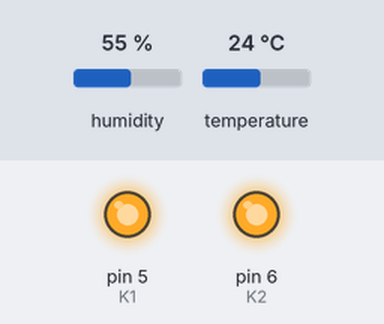
This sketch was run on a simulated Arduino Mega 2560, built with avr-gcc and run on an emulated ATmega2560. On the bench: output pins drawn as LEDs (lit = HIGH). The test bench sets the inputs (shaded band); at power-on: humidity 55 %, temperature 24 °C. What the sketch prints to the serial monitor is not drawn.

Above: at 6.2 s.
6.3 s: humidity set to 58 %
At 10.6 s:
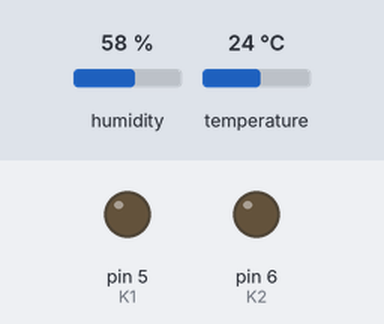
12.0 s: humidity set to 22 %
At 15.9 s:
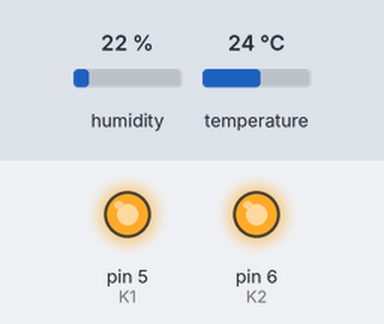
17.7 s: humidity set to 68 %
At 20.4 s:
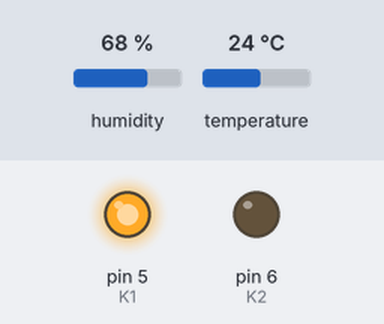
Timing chart, 0 to 22.0 s (numbered marks = the images above; inputs shaded):
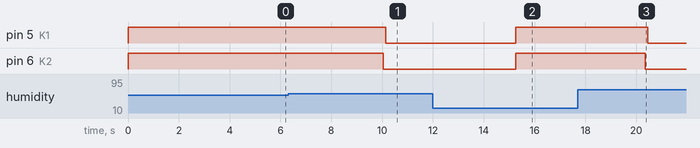

Measured:
- the behaviour switches between 56 and 57 % on humidity (found by bisection; images 0 and 1)
- after the input at 6.3 s, pin 5 (K1): HIGH → LOW after 3.8 s; pin 6 (K2): HIGH → LOW after 3.7 s
- after the input at 12.0 s, pin 5 (K1), pin 6 (K2): LOW → HIGH after 3.3 s
- after the input at 17.7 s, pin 5 (K1): HIGH → LOW after 2.8 s; pin 6 (K2): HIGH → LOW after 2.7 s

The sketch:

shofanduino2_dht11.ino
```cpp
// (licence header left out)
#include <dht11.h> // see above for URLs
#include <runningmedian.h>

#define DHT11_PIN 23

// consts for controlling relays
const int K1 = 5;
const int K2 = 6;
const int milliseconds_switch_delay = 100;
const int NormallyConnected = HIGH;
const int NormallyOpen = LOW;
typedef enum {FAN_OFF, FAN_NOCHANGE, FAN_ON};

// DHT consts/variables
dht11 DHT11;

// consts/variables for humidity sensor and averages etc.
const int sensorPin = A0;    // select the input pin for the potentiometer
const int milliseconds_sleep = 5000;
const float min_humidity_diff= 10.0; // RH %
const float max_humidity = 100.0; // needed because we add min_humidity_diff

RunningMedian samples = RunningMedian(5);

const float thresholdHighRatio = 8.0f;
const float thresholdLowRatio = 16.0f;
float thresholdLow = 0.0;
float thresholdHigh = 0.0;
float env_min = 0.0;
float env_max = 0.0;
float humidity = 0.0;
float temperature = 0.0;
float on_off = 0;

// variables for decay
 // number of seconds after which the difference between the humidity and the max envelope should have been halved.
const float p_halflife_max = 604800.0;
//const float p_halflife_min = 86400.0; // same for the min envelope. This is shorter because it needs to change faster.
const float p_halflife_min = 43200.0; // same for the min envelope. This is shorter because it needs to change faster.
float env_max_decay = 0.0;
float env_min_decay = 0.0;

// variables to decide the state of the fan
int state = FAN_OFF; // action to take, based on sensor reading

void getValues() {
  // The sensor can only be read from every 1-2s, and requires a minimum
  // 2s warm-up after power-on.
  delay(milliseconds_sleep);

#ifdef USE_DHT22
  DHT22_ERROR_t errorCode = myDHT22.readData();
  humidity = myDHT22.getHumidity();
  temperature = myDHT22.getTemperatureC();
#else
  int errorCode = DHT11.read(DHT11_PIN);
  humidity = DHT11.humidity;
  temperature = DHT11.temperature;
#endif

  // clamp humidity
  humidity = max(humidity, 0);
  humidity = min(humidity, 100);
  samples.add(humidity);
  humidity = samples.getMedian();

  switch(errorCode) {
#ifdef USE_DHT22
  case DHT_ERROR_NONE:
    break;
  case DHT_ERROR_CHECKSUM:
    Serial.print("E: checksum ");
    Serial.print(myDHT22._lastCheckSum);
    Serial.print(" != ");
    Serial.print(myDHT22._lastExpectedCheckSum);
    Serial.print(". ");
    Serial.print(temperature);
    Serial.print("C ");
    Serial.print(humidity);
    Serial.println("%. Are you really sure you set the clock to 8Mhz?");
    break;
  case DHT_BUS_HUNG:
    Serial.println("E: BUS Hung");
    break;
  case DHT_ERROR_NOT_PRESENT:
    Serial.println("E: Sensor not found");
    break;
  case DHT_ERROR_ACK_TOO_LONG:
    Serial.println("E: ACK time out");
    break;
  case DHT_ERROR_SYNC_TIMEOUT:
    Serial.println("E: Sync Timeout");
    break;
  case DHT_ERROR_DATA_TIMEOUT:
    Serial.println("E: Data Timeout");
    break;
  case DHT_ERROR_TOOQUICK:
    Serial.println("E: Polled to quick");
    break;
#else
  case DHTLIB_OK:
    break;
  case DHTLIB_ERROR_CHECKSUM:
    Serial.println("E: Checksum error");
    break;
  case DHTLIB_ERROR_TIMEOUT:
    Serial.println("E: timeout");
    break;
  default:
    Serial.println("E: unknown error");
    break;
#endif
  }
}

void setup() {
  Serial.begin(9600);

  // set relays to normally connected
  pinMode(K1, OUTPUT);
  pinMode(K2, OUTPUT);
  digitalWrite(K1, NormallyConnected);
  digitalWrite(K2, NormallyConnected);

  Serial.println("DHT11 temperature/humidity. Did you set the clock to 8Mhz?");

  // initialize sensor
  pinMode(sensorPin, INPUT);
  getValues();
  env_min = humidity;
  env_max = humidity + min_humidity_diff;
  env_max = min(env_max, max_humidity);

  // calculate decay
  float t = milliseconds_sleep / 1000.0f;

  // calculate what would happen after one step, to unit value (1.0)
  // the result is the scale factor we can apply to the envelope max/min
  env_max_decay = 1.0f * pow(2, -t / p_halflife_max);
  env_min_decay = 1.0f * pow(2, -t / p_halflife_min);
}

void loop() {
  getValues();

  /*
   * Calculate limits
   */

  // clamp the envelope min/max, decay otherwise
  if (env_min > humidity) {
    env_min = humidity;
  } else {
    // this actually decays the difference between humidity
    // and env_min, so this means env_min goes up!
    env_min = humidity - (humidity - env_min) * env_min_decay;
  }
  if (env_max < humidity) {
    env_max = humidity;
  } else {
    env_max = humidity + (env_max - humidity) * env_max_decay;
  }

  // New thresholds based on the envelope values. We
  // want the fan to turn on pretty quickly, but we don't
  // want it to turn off quickly. This explains the difference
  // in factors between low and high.
  thresholdLow = env_min + (env_max - env_min) / thresholdLowRatio;
  thresholdHigh = env_min + (env_max - env_min) / thresholdHighRatio;

  /*
   * Check state
   */
  int new_state = FAN_NOCHANGE;
  if (humidity < thresholdLow) {
    new_state = FAN_OFF;
  } else if (humidity > thresholdHigh) {
    new_state = FAN_ON;
  }

  if (new_state != state) {
    // switch the relays!
    switch (new_state) {
      case FAN_OFF:
        // because we don't know the status of the 3-way switch, we switch both
        // relays at the same time and hope there is no short circuit. This should
        // not be an issue, but anyway...
        digitalWrite(K1, NormallyConnected);
        digitalWrite(K2, NormallyConnected);
        break;
      case FAN_ON:
        digitalWrite(K2, NormallyOpen);
        // since we don't know how the switch is switched, we first switch K2 to
        // non-connected, then wait a while for it to settle, before we switch
        // K1 to connected L. This should prevent any shorts (don't know if that
        // is actually an issue, but better safe than sorry).
        delay(milliseconds_switch_delay);
        digitalWrite(K1, NormallyOpen);
        break;
    }
  }
  state = new_state;

  // display the current state in the graph
  // don't use absolute values, so the graph can zoom in and show more information
  switch (state) {
    case FAN_OFF:
      on_off = 0.0;
      break;
    case FAN_ON:
      on_off = 1.0;
      break;
    case FAN_NOCHANGE:
      on_off = 0.5;
      break;
  }

  /*
   * Output for debugging/graphing
   */

  // print out the values for debugging/plotting
  Serial.print("humidity = ");
  Serial.print(humidity, 1);
  Serial.print(", threshold_low = ");
  Serial.print(thresholdLow, 3);
  Serial.print(", threshold_hi = ");
  Serial.print(thresholdHigh, 3);
  Serial.print(", envelope_min = ");
  Serial.print(env_min, 3);
  Serial.print(", envelope_max = ");
  Serial.print(env_max, 3);
  Serial.print(", temperature = ");
  Serial.print(temperature, 1);
  Serial.print(", on_off = ");
  Serial.println(on_off, 1);
}
```

runningmedian.h
```cpp
#ifndef RunningMedian_h
#define RunningMedian_h
//
//    FILE: RunningMedian.h
//  AUTHOR: Rob dot Tillaart at gmail dot com
// PURPOSE: RunningMedian library for Arduino
// VERSION: 0.1.04
//     URL: http://arduino.cc/playground/Main/RunningMedian
// HISTORY: See RunningMedian.cpp
//
// Released to the public domain
//

#if defined(ARDUINO) && ARDUINO >= 100
#include "Arduino.h"
#else
#include "WProgram.h"
#endif

#include <inttypes.h>

#define RUNNING_MEDIAN_VERSION "0.1.04"

// should at least be 5 to be practical
#define MEDIAN_MIN_SIZE     1
#define MEDIAN_MAX_SIZE     19
#define MEDIAN_DEF_SIZE     5

// conditional compile to minimize lib
//#define RUNNING_MEDIAN_ALL

class RunningMedian
{
public:
    RunningMedian(uint8_t);
    RunningMedian();

    void clear();
    void add(float);
    float getMedian();

#ifdef RUNNING_MEDIAN_ALL
    float getAverage();
    float getAverage(uint8_t);
    float getHighest();
    float getLowest();

    uint8_t getSize();
    uint8_t getCount();
#endif

protected:
    boolean _sorted;
    uint8_t _size;
    uint8_t _cnt;
    uint8_t _idx;
    float _ar[MEDIAN_MAX_SIZE];
    float _as[MEDIAN_MAX_SIZE];
    void sort();
};

#endif
```
